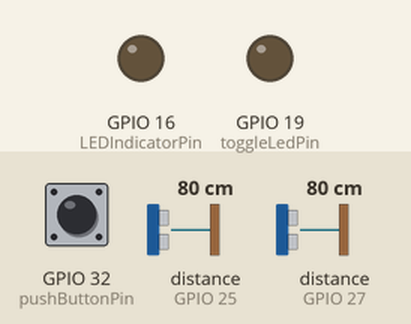
Bench run of a sketch on a simulated ESP32. Shown: output pins drawn as LEDs (lit = HIGH). Inputs (shaded band) come from the test bench; at power-on: distance to the obstacle (sensors on GPIO 25, GPIO 27) 80 cm, GPIO 32 (pushButtonPin) HIGH. The echo pulse lasts 58.3 µs per cm; pins used as bus, display or sensor lines are not drawn; what the sketch prints to the serial monitor is not drawn.

Above: at 0.8 s.
0.9 s: distance to the obstacle (sensor on GPIO 25) set to 7 cm
2.4 s: distance to the obstacle (sensor on GPIO 25) set to 4 cm
At 3.5 s:
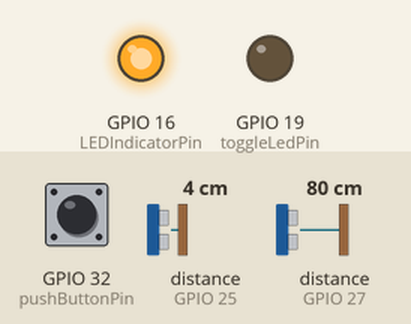
3.9 s: GPIO 32 (pushButtonPin) pulled LOW for 0.15 s
At 4.4 s:
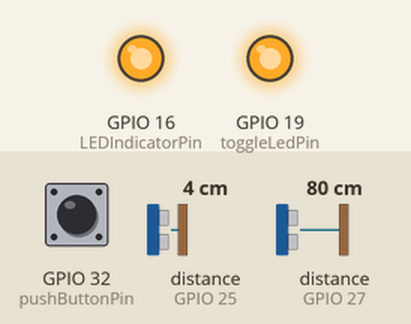
5.5 s: distance to the obstacle (sensor on GPIO 25) set to 9 cm
At 5.8 s:
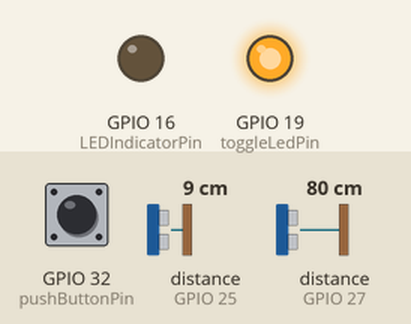
Timing chart, 0 to 8.0 s (numbered marks = the images above; inputs shaded):
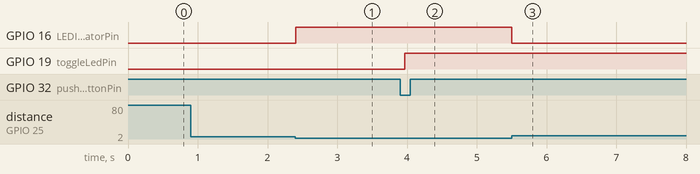

Measured:
- the behaviour switches between 6 and 5 cm on distance to the obstacle (sensor on GPIO 25) (found by bisection; images 0 and 1)
- after the input at 0.9 s, every drawn part: stays the same
- after the input at 2.4 s, GPIO 16 (LEDIndicatorPin): LOW → HIGH at once
- after the input at 3.9 s, GPIO 19 (toggleLedPin): LOW → HIGH after 0.07 s
- after the input at 5.5 s, GPIO 16 (LEDIndicatorPin): HIGH → LOW at once

The sketch:

PROGRAM2.ino
```cpp
#define private public
#include <B31DGMonitor.h>
#undef private

#include <Arduino.h>
#include "freertos/FreeRTOS.h"
#include "freertos/task.h"
#include "freertos/semphr.h"

//-----------pin
const int digSig1Pin = 14;      // Task 1
const int digSig2Pin = 15;      // Task 2
const int F1Pin = 27;           // Task 3
const int F2Pin = 25;           // Task 4
const int LEDIndicatorPin = 16; // Task 6
const int toggleLedPin = 19;    // Task 7
const int pushButtonPin = 32;   // Task 7

//------------------------------------
// global variables
volatile unsigned int freq1 = 0;
volatile unsigned int freq2 = 0;

// Semaphore
SemaphoreHandle_t freqMutex;

//------------------------------------
// Button Debouncing
const unsigned long debounceDelay = 50;  // 消抖50ms
int lastButtonState = HIGH;
int buttonState = HIGH;
int currentToggleState = LOW;
unsigned long lastDebounceTime = 0;

//------------------------------------
// Monitor library
B31DGCyclicExecutiveMonitor monitor;


// Task 1
void outputDigitalSignal1() {
  monitor.jobStarted(1);
  digitalWrite(digSig1Pin, HIGH);
  delayMicroseconds(250);
  digitalWrite(digSig1Pin, LOW);
  delayMicroseconds(50);
  digitalWrite(digSig1Pin, HIGH);
  delayMicroseconds(300);
  digitalWrite(digSig1Pin, LOW);
  monitor.jobEnded(1);
}

// Task 2
void outputDigitalSignal2() {
  monitor.jobStarted(2);
  digitalWrite(digSig2Pin, HIGH);
  delayMicroseconds(100);
  digitalWrite(digSig2Pin, LOW);
  delayMicroseconds(50);
  digitalWrite(digSig2Pin, HIGH);
  delayMicroseconds(200);
  digitalWrite(digSig2Pin, LOW);
  monitor.jobEnded(2);
}

// Helper Function for Frequency Measurement
unsigned int measureFrequencyFunc(int pin, unsigned long timeout) {
  unsigned long highTime = pulseIn(pin, HIGH, timeout);
  if (highTime == 0) return 0;
  unsigned long period = 2 * highTime;
  return 1000000UL / period;
}

// task3
void measureF1() {
  monitor.jobStarted(3);
  unsigned int f = measureFrequencyFunc(F1Pin, 1600);
  xSemaphoreTake(freqMutex, portMAX_DELAY);
  freq1 = f;
  xSemaphoreGive(freqMutex);
  monitor.jobEnded(3);
}

//task4
void measureF2() {
  monitor.jobStarted(4);
  unsigned long tStart = micros();
  unsigned int f = measureFrequencyFunc(F2Pin, 1000);
  unsigned long tExec = micros() - tStart;

  xSemaphoreTake(freqMutex, portMAX_DELAY);
  freq2 = f;
  xSemaphoreGive(freqMutex);
  monitor.jobEnded(4);
}

// task5
void simulateWork() {
  monitor.jobStarted(5);
  monitor.doWork();
  monitor.jobEnded(5);
}

// task6
void updateLEDIndicator() {
  xSemaphoreTake(freqMutex, portMAX_DELAY);
  unsigned int sum = freq1 + freq2;
  xSemaphoreGive(freqMutex);
  if (sum > 1500)
    digitalWrite(LEDIndicatorPin, HIGH);
  else
    digitalWrite(LEDIndicatorPin, LOW);
}

// task7
void checkButtonAndToggleLED() {
  int reading = digitalRead(pushButtonPin);
  if (reading != lastButtonState) {
    lastDebounceTime = millis();
  }
  if ((millis() - lastDebounceTime) > debounceDelay) {
    if (reading != buttonState) {
      buttonState = reading;
      if (buttonState == LOW) { // button press
        currentToggleState = !currentToggleState;
        digitalWrite(toggleLedPin, currentToggleState);
        monitor.doWork();
      }
    }
  }
  lastButtonState = reading;
}


// Task2 priority
void Task2(void *pvParameters) {
  TickType_t xLastWakeTime = xTaskGetTickCount();
  const TickType_t period = pdMS_TO_TICKS(3);
  for (;;) {
    outputDigitalSignal2();
    vTaskDelayUntil(&xLastWakeTime, period);
  }
}

// Task1
void Task1(void *pvParameters) {
  TickType_t xLastWakeTime = xTaskGetTickCount();
  const TickType_t period = pdMS_TO_TICKS(4);
  for (;;) {
    outputDigitalSignal1();
    vTaskDelayUntil(&xLastWakeTime, period);
  }
}

// Task5
void Task5(void *pvParameters) {
  TickType_t xLastWakeTime = xTaskGetTickCount();
  const TickType_t period = pdMS_TO_TICKS(5);
  for (;;) {
    simulateWork();
    vTaskDelayUntil(&xLastWakeTime, period);
  }
}

// Task4
void Task4(void *pvParameters) {
  TickType_t xLastWakeTime = xTaskGetTickCount();
  const TickType_t period = pdMS_TO_TICKS(10);
  for (;;) {
    measureF2();
    vTaskDelayUntil(&xLastWakeTime, period);
  }
}

// Task3
void Task3(void *pvParameters) {
  TickType_t xLastWakeTime = xTaskGetTickCount();
  const TickType_t period = pdMS_TO_TICKS(10);
  for (;;) {
    measureF1();
    vTaskDelayUntil(&xLastWakeTime, period);
  }
}

// Task7
void Task7(void *pvParameters) {
  TickType_t xLastWakeTime = xTaskGetTickCount();
  const TickType_t period = pdMS_TO_TICKS(10);
  for (;;) {
    checkButtonAndToggleLED();
    vTaskDelayUntil(&xLastWakeTime, period);
  }
}

// Task6
void Task6(void *pvParameters) {
  TickType_t xLastWakeTime = xTaskGetTickCount();
  const TickType_t period = pdMS_TO_TICKS(50);
  for (;;) {
    updateLEDIndicator();
    vTaskDelayUntil(&xLastWakeTime, period);
  }
}

// StartMonitorTask
void StartMonitorTask(void *pvParameters) {
  vTaskDelay(pdMS_TO_TICKS(100));  // 延时100ms等待系统稳定
  monitor.startMonitoring();
  Serial.println("Monitor started after delay");
  vTaskDelete(NULL);
}
//Violation
void MonitorReportTask(void *pvParameters) {
  for (;;) {
    vTaskDelay(pdMS_TO_TICKS(10000)); // 10seconds
    monitor.printSummary();
  }
}

void setup() {
  Serial.begin(115200);
  while (!Serial) { }


  pinMode(digSig1Pin, OUTPUT);
  pinMode(digSig2Pin, OUTPUT);
  pinMode(F1Pin, INPUT);
  pinMode(F2Pin, INPUT);
  pinMode(LEDIndicatorPin, OUTPUT);
  pinMode(toggleLedPin, OUTPUT);
  pinMode(pushButtonPin, INPUT_PULLUP);

  // Semaphore
  freqMutex = xSemaphoreCreateMutex();
  if (freqMutex == NULL) {
    Serial.println("Error creating mutex");
    while (1) { }
  }


  xTaskCreate(Task2, "Task2", 8192, NULL, 4, NULL);
  xTaskCreate(Task1, "Task1", 8192, NULL, 3, NULL);
  xTaskCreate(Task5, "Task5", 8192, NULL, 3, NULL);
  xTaskCreate(Task4, "Task4", 8192, NULL, 3, NULL);
  xTaskCreate(Task3, "Task3", 8192, NULL, 2, NULL);
  xTaskCreate(Task7, "Task7", 8192, NULL, 2, NULL);
  xTaskCreate(Task6, "Task6", 8192, NULL, 1, NULL);
  xTaskCreate(StartMonitorTask, "StartMonitor", 8192, NULL, 1, NULL);
  xTaskCreate(MonitorReportTask, "MonitorReport", 8192, NULL, 1, NULL);


  vTaskStartScheduler();
}

void loop() {

}
```

B31DGMonitor.h
```cpp
#ifndef B31DGMonitor_h
#define B31DGMonitor_h

#include "Arduino.h"

#define NUMBER_TASKS 5
#define TEST_TIME 10000000

class B31DGCyclicExecutiveMonitor {

private:

    boolean bActive = false;

    unsigned long timeStart = 0;
    unsigned long timeRelease[NUMBER_TASKS];
    unsigned long timeNextDeadlines[NUMBER_TASKS];

    unsigned long counterJobs[NUMBER_TASKS];
    unsigned long taskViolations[NUMBER_TASKS];
    unsigned long timeFirstEnd[NUMBER_TASKS];
    unsigned long timeFirstBegin[NUMBER_TASKS];

    unsigned long taskRateRequirements[NUMBER_TASKS] =
         {    4000,  // 1 - digital output signal 1
              3000,  // 2 - digital output signal 2
             10000,  // 3 - frequency monitor 1
             10000,  // 4 - frequency monitor 2
              5000,  // 5 - doWork
         };

    void printSummary();

public:
    B31DGCyclicExecutiveMonitor(int offset);// declare one global instance of this class in your program, specify an offset (in microseconds) between the start of the monitoring and the start of your task (e.g. if scheduled using FreeRTOS)
    B31DGCyclicExecutiveMonitor() : B31DGCyclicExecutiveMonitor(0) {};
    void jobStarted(int task);    // Call this method whenever your program starts executing an instance of task #task
    void jobEnded(int task);      // Call this method whenever your program completed the execution of an instance of task #task
    unsigned long startMonitoring();   // Call this method once, i.e. in the setup/main function of your program, to activate the monitoring. It returns the time the monitor started to monitor
    unsigned long getTimeStart(); // Returns the time the monitor started to monitor (also returned by startMonitoring
    boolean isActive() {return bActive; }
    TickType_t getxStartTime();
    unsigned long offset;
    void doWork(); // waste CPU
};

#endif
```
